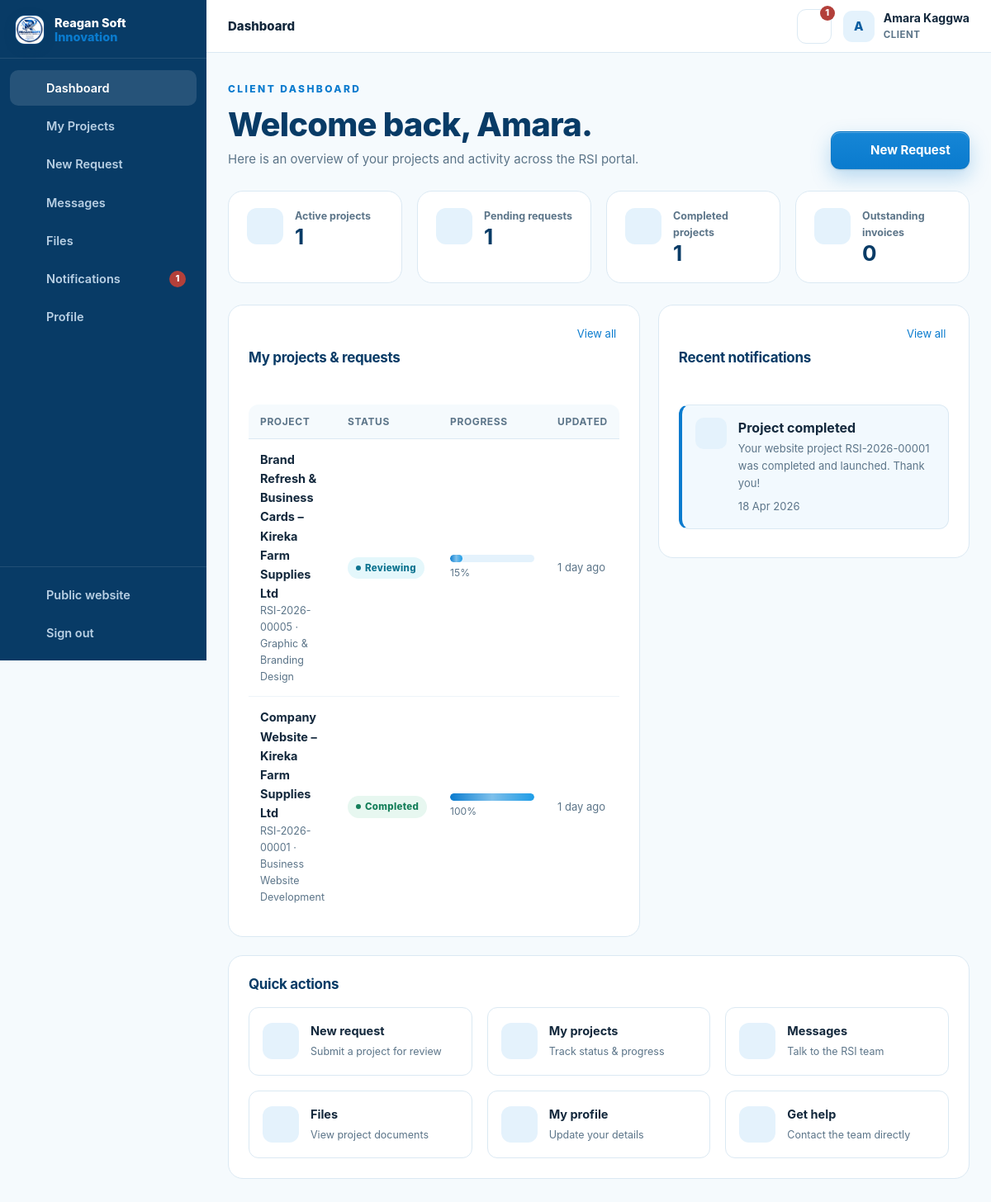
The app's page /client/index.php (signed in), older data.
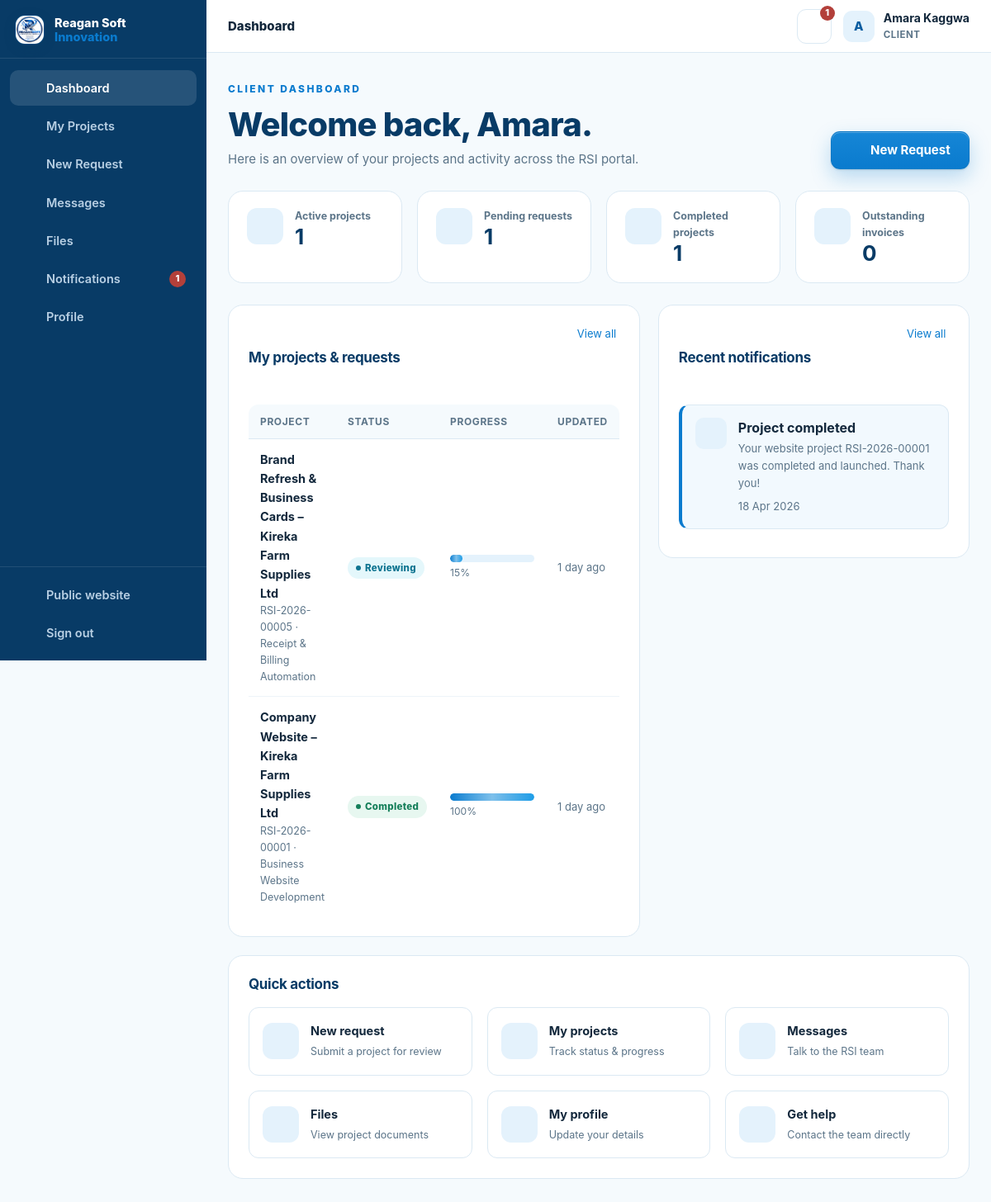
The same page, newer data.
### tables this page shows
CREATE TABLE projects (
  id INT UNSIGNED AUTO_INCREMENT PRIMARY KEY,
  ref_no VARCHAR(30) NOT NULL UNIQUE,                
  client_id INT UNSIGNED NOT NULL,
  service_id INT UNSIGNED NULL,
  assigned_to INT UNSIGNED NULL,                     
  title VARCHAR(190) NOT NULL,
  description TEXT NOT NULL,
  requirements TEXT NULL,
  budget DECIMAL(14,2) NULL,
  priority ENUM('low','normal','high','urgent') NOT NULL DEFAULT 'normal',
  status ENUM('NEW','REVIEWING','QUOTATION','APPROVED','IN_PROGRESS','WAITING_FOR_CLIENT','TESTING','COMPLETED','CANCELLED') NOT NULL DEFAULT 'NEW',
  progress TINYINT UNSIGNED NOT NULL DEFAULT 0,
  deadline DATE NULL,
  started_at DATETIME NULL,
  completed_at DATETIME NULL,
  submitted_at TIMESTAMP DEFAULT CURRENT_TIMESTAMP,
  updated_at TIMESTAMP DEFAULT CURRENT_TIMESTAMP ON UPDATE CURRENT_TIMESTAMP,
  FOREIGN KEY (client_id) REFERENCES users(id) ON DELETE CASCADE,
  FOREIGN KEY (service_id) REFERENCES services(id) ON DELETE SET NULL,
  FOREIGN KEY (assigned_to) REFERENCES users(id) ON DELETE SET NULL,
  INDEX idx_projects_client (client_id),
  INDEX idx_projects_status (status),
  INDEX idx_projects_assigned (assigned_to),
  INDEX idx_projects_service (service_id)
);

CREATE TABLE services (
  id INT UNSIGNED AUTO_INCREMENT PRIMARY KEY,
  name VARCHAR(150) NOT NULL,
  slug VARCHAR(160) NOT NULL UNIQUE,
  description TEXT NOT NULL,
  price_min DECIMAL(14,2) NOT NULL DEFAULT 0,    
  price_max DECIMAL(14,2) NULL,                   
  currency VARCHAR(8) NOT NULL DEFAULT 'UGX',
  pricing_type ENUM('range','starting_from','contact_for_quote') NOT NULL DEFAULT 'starting_from',
  price_note VARCHAR(120) NOT NULL DEFAULT '',    
  features TEXT NULL,                  
  delivery_days INT UNSIGNED NULL,     
  icon VARCHAR(60) NOT NULL DEFAULT 'code-s',    
  status ENUM('active','inactive') NOT NULL DEFAULT 'active',
  sort_order INT UNSIGNED NOT NULL DEFAULT 0,
  created_at TIMESTAMP DEFAULT CURRENT_TIMESTAMP,
  INDEX idx_services_status (status)
);

### config/config.php (called while the page is built, shortened)
<?php
function db(): PDO {
    static $pdo = null;
    if ($pdo === null) {
        try {
            $pdo = new PDO(
                'mysql:host=' . DB_HOST . ';dbname=' . DB_NAME . ';charset=utf8mb4',
                DB_USER,
                DB_PASS,
                [
                    PDO::ATTR_ERRMODE            => PDO::ERRMODE_EXCEPTION,
                    PDO::ATTR_DEFAULT_FETCH_MODE => PDO::FETCH_ASSOC,
                    PDO::ATTR_EMULATE_PREPARES   => false,
                    PDO::ATTR_STRINGIFY_FETCHES  => false,
                ]
            );
        } catch (PDOException $e) {
            log_error('DB connection failed: ' . $e->getMessage());
            http_response_code(500);
            exit('Unable to connect to the database. Please check the installation.');
        }
    }
    return $pdo;
}
function e(mixed $value): string {
    return htmlspecialchars((string)($value ?? ''), ENT_QUOTES, 'UTF-8');
}
function flash(string $key, ?string $value = null): ?string {
    $msg = $_SESSION['flash'][$key] ?? null;
    return $msg;
}
function app_url(string $path = ''): string {
    return APP_URL . ($path === '' ? '' : '/' . ltrim($path, '/'));
}
function current_user(): ?array {
    static $user = false;
    if ($user === false) {
        if (empty($_SESSION['user_id'])) {
            $user = null;
        } else {
            $st = db()->prepare('SELECT * FROM users WHERE id = ? AND active = 1 LIMIT 1');
            $st->execute([(int)$_SESSION['user_id']]);
            $user = $st->fetch() ?: null;
        }
    }
    return $user;
}
function is_logged_in(): bool {
    return current_user() !== null;
}
function require_login(): void {
    if (!is_logged_in()) {
        $_SESSION['intended'] = $_SERVER['REQUEST_URI'] ?? '';
        flash('error', 'Please sign in to continue.');
        redirect(app_url('login.php'));
    }
}
function require_role(string $role): void {
    require_login();
}
function require_client(): void {
    require_role('client');
}
require_once __DIR__ . '/../inc/functions.php';

### client/index.php (the view, shortened to what the changed rows need)
<?php
require __DIR__ . '/../config/config.php';
require_client();
$uid = (int)current_user()['id'];
$pdo = db();
$projects = $pdo->prepare(
    "SELECT p.*, s.name AS service FROM projects p
     LEFT JOIN services s ON s.id = p.service_id
     WHERE p.client_id = ? ORDER BY p.updated_at DESC, p.id DESC"
); $projects->execute([$uid]); $projects = $projects->fetchAll();
$user = current_user();
?>
<div class="dash-head">
  <div>
    <h2>Welcome back, <?= e(explode(' ', $user['full_name'])[0]) ?>.</h2>
  </div>
</div>
<div class="grid-2">
  <section class="panel">
    <?php if ($projects): ?>
      <div class="table-wrap">
        <table class="table">
          <thead><tr><th>Project</th><th>Status</th><th>Progress</th><th>Updated</th></tr></thead>
          <tbody>
            <?php foreach (array_slice($projects, 0, 6) as $p): ?>
              <tr>
                <td>
                  <a class="row-title" href="<?= app_url('client/project.php?id=' . (int)$p['id']) ?>"><?= e($p['title']) ?></a>
                  <div class="row-sub"><?= e($p['ref_no']) ?> · <?= e($p['service'] ?? 'General') ?></div>
                </td>
                <td><?= status_badge($p['status']) ?></td>
                <td style="min-width:130px">
                  <div class="progress"><span style="width:<?= max(0, min(100, (int)$p['progress'])) ?>%"></span></div>
                  <small class="muted"><?= (int)$p['progress'] ?>%</small>
                </td>
                <td class="muted small"><?= time_ago($p['updated_at']) ?></td>
              </tr>
            <?php endforeach; ?>
          </tbody>
        </table>
      </div>
    <?php endif; ?>
  </section>
</div>

### inc/functions.php (shortened to what the changed rows need)
<?php
function time_ago(?string $datetime): string {
    $ts = strtotime($datetime);
    $diff = time() - $ts;
    if ($diff < 604800) return intdiv($diff, 86400) . ' day' . (intdiv($diff, 86400) === 1 ? '' : 's') . ' ago';
    return date('d M Y', $ts);
}
function status_badge(string $status): string {
    $class = [
        'NEW' => 'blue', 'REVIEWING' => 'sky', 'QUOTATION' => 'violet',
        'APPROVED' => 'cyan', 'IN_PROGRESS' => 'blue', 'WAITING_FOR_CLIENT' => 'amber',
        'TESTING' => 'violet', 'COMPLETED' => 'green', 'CANCELLED' => 'red',
        'TODO' => 'gray', 'REVIEW' => 'violet',
        'draft' => 'gray', 'sent' => 'blue', 'accepted' => 'green', 'rejected' => 'red', 'expired' => 'amber', 'cancelled' => 'red',
        'paid' => 'green', 'partially_paid' => 'amber', 'overdue' => 'red',
        'active' => 'green', 'inactive' => 'red',
        'read' => 'gray', 'unread' => 'blue',
    ];
    $label = ucwords(str_replace('_', ' ', strtolower((string)$status)));
    return '<span class="badge ' . ($class[$status] ?? 'gray') . '">' . e($label) . '</span>';
}
require_once __DIR__ . '/layout.php';

Row changes from the older to the newer data that the page shows:
changed through a linked row, projects "Brand Refresh & Business Cards – Kireka Farm Supplies Ltd": service.name "Graphic & Branding Design" → "Receipt & Billing Automation"
